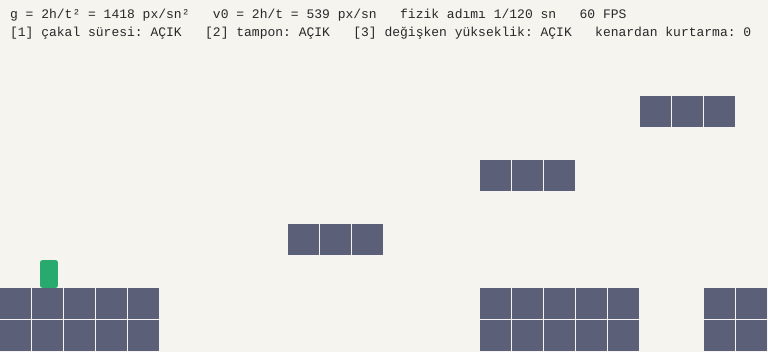
Frame 1 (no input)
Frame 60 (no input): identical to frame 1, image omitted
Frame 120 (the mouse pressed at the canvas centre since frame 60): identical to frame 1, image omitted

The p5.js sketch that drew this single still picture (run headless with seeded random() and noise() and a simulated clock; from frame 60 on, the mouse is pressed at the canvas centre):

// p5.js sketch
// ── sketch.js
// Zıplama laboratuvarı — sabit zaman adımı, tasarımcı dostu zıplama, çakal süresi, zıplama tamponu (p5.js)
const KARO = 32;
const HARITA = ['........................', '........................', '........................', '....................###.',
                '........................', '...............###......', '........................', '.........###............',
                '........................', '#####..........#####..##', '#####..........#####..##'];

// --- tasarımcının sayıları: "kaç karo yükseğe" ve "tepeye kaç saniyede" ---
const YUKSEKLIK = 3.2 * KARO, TEPE_SURESI = 0.38;
const G  = 2 * YUKSEKLIK / (TEPE_SURESI * TEPE_SURESI);   // yerçekimi (piksel/sn²)
const V0 = 2 * YUKSEKLIK / TEPE_SURESI;                   // zıplama hızı (piksel/sn)
const DUSUS_CARPANI = 1.8, CAKAL = 0.1, TAMPON = 0.12, YURUME = 7.5 * KARO;

const DT = 1 / 120;                                       // fizik adımı: her makinede aynı
let biriken = 0, cakal = 0, tampon = 0, iz = [];
let o = { x: 40, y: 9 * KARO - 28, w: 18, h: 28, vx: 0, vy: 0, yerde: false, zipliyor: false };
let ayar = { cakal: true, tampon: true, degisken: true }, kurtarma = 0, dusme = 0, ses;

function setup() {
  createCanvas(HARITA[0].length * KARO, HARITA.length * KARO); textFont('monospace', 13);
}

function bip(frekans) {                                   // küçük bir zıplama sesi (Web Audio)
  ses = ses || new AudioContext();
  const osc = ses.createOscillator(), kazanc = ses.createGain();
  osc.type = 'square'; osc.frequency.value = frekans; kazanc.gain.setValueAtTime(0.08, ses.currentTime);
  kazanc.gain.exponentialRampToValueAtTime(0.001, ses.currentTime + 0.12);
  osc.connect(kazanc).connect(ses.destination); osc.start(); osc.stop(ses.currentTime + 0.12);
}

function kati(x, y) { const s = HARITA[floor(y / KARO)]; return !!s && s[floor(x / KARO)] === '#'; }
function carpiyor(k) {                                    // kutunun köşeleri ve kenar ortaları katı bir karoda mı?
  const sag = k.x + k.w - 0.001, alt = k.y + k.h - 0.001, orta = k.y + k.h / 2;
  return kati(k.x, k.y) || kati(sag, k.y) || kati(k.x, alt) || kati(sag, alt) || kati(k.x, orta) || kati(sag, orta);
}

function keyPressed() {
  if (key === 'w' || key === 'W' || key === ' ') { tampon = TAMPON; return false; }   // basışı HATIRLA
  if (key === '1') ayar.cakal = !ayar.cakal;
  if (key === '2') ayar.tampon = !ayar.tampon;
  if (key === '3') ayar.degisken = !ayar.degisken;
}
const ziplaTusu = () => keyIsDown(87) || keyIsDown(32);

function fizikAdimi(dt) {
  o.vx = ((keyIsDown(68) ? 1 : 0) - (keyIsDown(65) ? 1 : 0)) * YURUME;

  // --- zıplama kararı ---
  cakal  = o.yerde ? CAKAL : cakal - dt;                  // yerden ayrılınca geri sayım başlar
  tampon -= dt;
  const basildi  = ayar.tampon ? tampon > 0 : tampon > TAMPON - 1.5 * dt;   // tampon kapalıysa yalnızca "tam şimdi"
  const izinli   = o.yerde || (ayar.cakal && cakal > 0 && !o.zipliyor);
  if (basildi && izinli) {
    if (!o.yerde) kurtarma++;
    o.vy = -V0; o.yerde = false; o.zipliyor = true; cakal = 0; tampon = 0; iz = [];
    bip(520);
  }
  if (ayar.degisken && o.zipliyor && o.vy < 0 && !ziplaTusu()) { o.vy *= 0.5; o.zipliyor = false; }   // tuş erken bırakıldı

  // --- hareket: yarı-örtük Euler (önce hız, sonra konum), eksen eksen çarpışma (G3) ---
  o.vy += G * (o.vy > 0 ? DUSUS_CARPANI : 1) * dt;        // düşerken daha ağır
  o.x += o.vx * dt;
  if (carpiyor(o)) o.x = o.vx > 0 ? floor((o.x + o.w) / KARO) * KARO - o.w : (floor(o.x / KARO) + 1) * KARO;
  o.y += o.vy * dt; o.yerde = false;
  if (carpiyor(o)) {
    if (o.vy > 0) { o.y = floor((o.y + o.h) / KARO) * KARO - o.h; o.yerde = true; o.zipliyor = false; }
    else o.y = (floor(o.y / KARO) + 1) * KARO;
    o.vy = 0;
  }
  o.x = constrain(o.x, 0, width - o.w);
  if (o.y > height + 80) { o.x = 40; o.y = 9 * KARO - 28; o.vy = 0; dusme++; }
  if (!o.yerde) iz.push([o.x + o.w / 2, o.y + o.h]);
}

function draw() {
  // --- sabit zaman adımı: kare ne kadar sürerse sürsün fizik hep DT'lik adımlarla ilerler ---
  biriken += min(deltaTime / 1000, 0.25);                 // dev kareleri kırp ("ölüm sarmalı"na karşı)
  while (biriken >= DT) { fizikAdimi(DT); biriken -= DT; }

  background(246, 244, 238); noStroke();
  for (let y = 0; y < HARITA.length; y++) for (let x = 0; x < HARITA[0].length; x++)
    if (HARITA[y][x] === '#') { fill(91, 96, 120); rect(x * KARO, y * KARO, KARO - 1, KARO - 1); }
  fill(150, 90, 210); for (let i = 0; i < iz.length; i += 4) circle(iz[i][0], iz[i][1], 4);
  fill(!o.yerde && cakal > 0 && !o.zipliyor ? color(240, 170, 40) : color(40, 170, 110)); rect(o.x, o.y, o.w, o.h, 3);
  fill(40); text(`g = 2h/t² = ${G.toFixed(0)} px/sn²   v0 = 2h/t = ${V0.toFixed(0)} px/sn   fizik adımı 1/120 sn   ${frameRate().toFixed(0)} FPS`, 10, 18);
  text(`[1] çakal süresi: ${ayar.cakal ? 'AÇIK' : 'kapalı'}   [2] tampon: ${ayar.tampon ? 'AÇIK' : 'kapalı'}   [3] değişken yükseklik: ${ayar.degisken ? 'AÇIK' : 'kapalı'}   kenardan kurtarma: ${kurtarma}   düşme: ${dusme}`, 10, 36);
}
